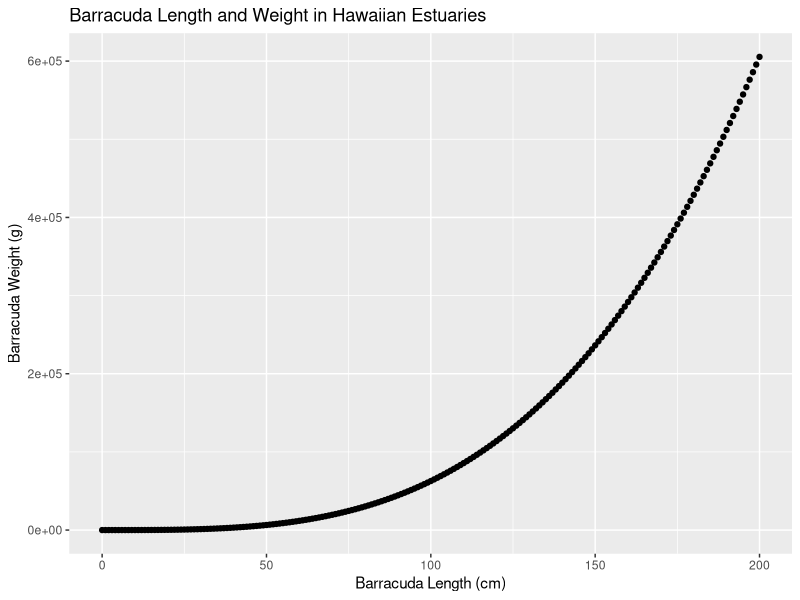

The R source for this figure:
## ---- chunk 1
knitr::opts_chunk$set(echo = TRUE)
library(tidyverse)
## ---- chunk 2

 W <- function(a, L, b) {
  
  a * (L) ^ b
  
}

milkfish <- W(a = 0.0905, 
             L = 60,
             b = 2.52)

giant_trev <- W(a = 0.0353,
                L = 60,
                b = 3.05)

great_bar <- W(a = 0.0181,
               L = 60,
               b = 3.27)

## ---- chunk 3

fish_length <- seq(from = 0, to = 200, by = 1)

## ---- chunk 4

barracuda_weight <- W(a = 0.0181,
                      b = 3.27,
                      L = fish_length)

## ---- chunk 5

great_bar_df <- data.frame(fish_length, barracuda_weight)
## ---- chunk 6

ggplot(data = great_bar_df, aes(x = fish_length, y = barracuda_weight)) +
  geom_point() + 
  labs(x = "Barracuda Length (cm)",
       y = "Barracuda Weight (g)",
       title = "Barracuda Length and Weight in Hawaiian Estuaries")
 

